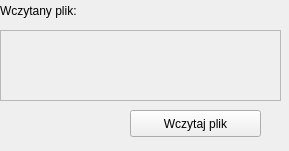
<?xml version="1.0" encoding="UTF-8"?>
<ui version="4.0">
 <class>FileSpecificBase</class>
 <widget class="QWidget" name="FileSpecificBase">
  <property name="geometry">
   <rect>
    <x>0</x>
    <y>0</y>
    <width>289</width>
    <height>151</height>
   </rect>
  </property>
  <property name="windowTitle">
   <string>Form</string>
  </property>
  <widget class="QLabel" name="label_6">
   <property name="geometry">
    <rect>
     <x>0</x>
     <y>0</y>
     <width>111</width>
     <height>21</height>
    </rect>
   </property>
   <property name="text">
    <string>Wczytany plik:</string>
   </property>
   <property name="wordWrap">
    <bool>true</bool>
   </property>
  </widget>
  <widget class="QTextEdit" name="loaded_file_text_edit">
   <property name="enabled">
    <bool>false</bool>
   </property>
   <property name="geometry">
    <rect>
     <x>0</x>
     <y>30</y>
     <width>281</width>
     <height>71</height>
    </rect>
   </property>
   <property name="font">
    <font>
     <weight>75</weight>
     <bold>true</bold>
    </font>
   </property>
  </widget>
  <widget class="QPushButton" name="load_file_button">
   <property name="geometry">
    <rect>
     <x>130</x>
     <y>110</y>
     <width>131</width>
     <height>27</height>
    </rect>
   </property>
   <property name="text">
    <string>Wczytaj plik</string>
   </property>
  </widget>
 </widget>
 <resources/>
 <connections/>
</ui>
